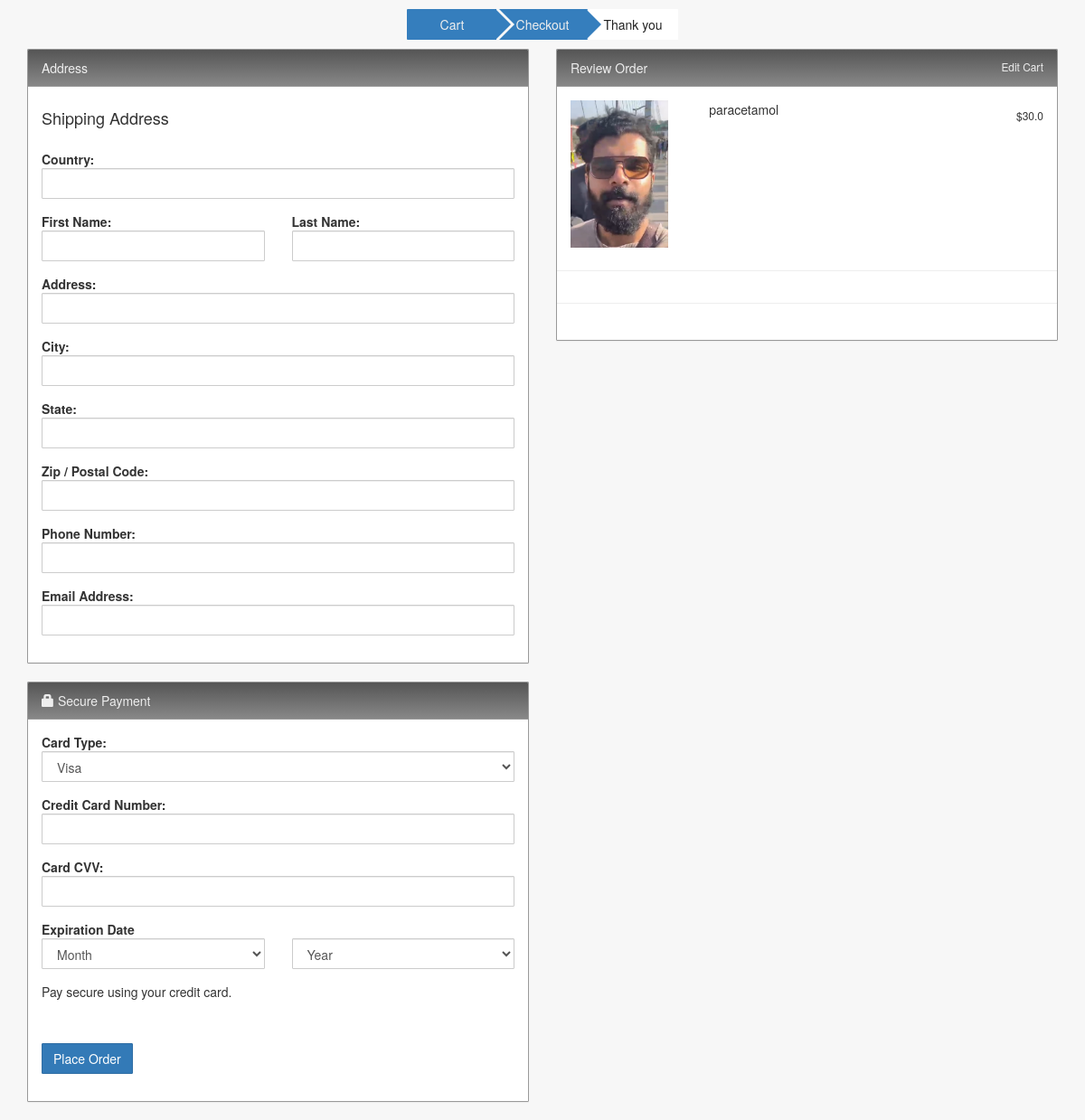
/checkout/5, run on the app's committed database.
### crm/models.py (models this page shows, shortened)
class Order(models.Model):
    customer = models.ForeignKey(Customer, null=True, on_delete= models.CASCADE)
    product = models.ForeignKey(Product, null=True, on_delete= models.CASCADE)
    date_created = models.DateTimeField(auto_now_add=True, null=True)
    status = models.CharField(max_length=200, null=True, choices=(
        ('CANCELED','CANCELED'),
        ('COMPLETED','COMPLETED'),
        ('REFUNDED','REFUNDED'),
        ('PENDING PAYMENT','PENDING PAYMENT'),
    ))

class Product(models.Model):
    name = models.CharField(max_length=200, null=True)
    cost = models.FloatField(null=True)
    vendor = models.CharField(max_length=200, null=True)
    discount = models.IntegerField(default=0)
    date_created = models.DateTimeField(auto_now_add=True, null=True)
    product_image= models.ImageField(upload_to="images")

### crm/views.py (the view)
# urls.py: path('checkout/<str:id>', views.checkout, name="checkout"),
def checkout(request,id):
    order=Order.objects.get(id=id)
    return render(request,'crm/checkout.html',{'order':order})

### crm/templates/crm/checkout.html (shortened to what this page needs)
{% load static %}
<link href="//netdna.bootstrapcdn.com/bootstrap/3.2.0/css/bootstrap.min.css" rel="stylesheet" id="bootstrap-css">
<div class="container wrapper">
            <div class="row cart-head">
                <div class="container">
                <div class="row">
                </div>
                <div class="row">
                    <div style="display: table; margin: auto;">
                        <span class="step step_complete"> <a href="#" class="check-bc">Cart</a> <span class="step_line step_complete"> </span> <span class="step_line backline"> </span> </span>
                        <span class="step step_complete"> <a href="#" class="check-bc">Checkout</a> <span class="step_line "> </span> <span class="step_line step_complete"> </span> </span>
                        <span class="step_thankyou check-bc step_complete">Thank you</span>
                    </div>
                </div>
                <div class="row">
                </div>
                </div>
            </div>
            <div class="row cart-body">
                <form class="form-horizontal" method="post" action="">
                <div class="col-lg-6 col-md-6 col-sm-6 col-xs-12 col-md-push-6 col-sm-push-6">
                    <div class="panel panel-info">
                        <div class="panel-heading">
                            Review Order <div class="pull-right"><small><a class="afix-1" href="#">Edit Cart</a></small></div>
                        </div>
                        <div class="panel-body">
                            <div class="form-group">
                                <div class="col-sm-3 col-xs-3">
                                    <img class="img-responsive" src="{{ order.product.product_image.url }}" />
                                </div>
                                <div class="col-sm-6 col-xs-6">
                                    <div class="col-xs-12">{{ order.product.name }}</div>
                                </div>
                                <div class="col-sm-3 col-xs-3 text-right">
                                    <h6><span>$</span>{{ order.product.cost }}</h6>
                                </div>
                            </div>
                            <div class="form-group"><hr /></div>
                            <div class="form-group"><hr /></div>
                        </div>
                    </div>
                </div>
                <div class="col-lg-6 col-md-6 col-sm-6 col-xs-12 col-md-pull-6 col-sm-pull-6">
                    <div class="panel panel-info">
                        <div class="panel-heading">Address</div>
                        <div class="panel-body">
                            <div class="form-group">
                                <div class="col-md-12">
                                    <h4>Shipping Address</h4>
                                </div>
                            </div>
                            <div class="form-group">
                                <div class="col-md-12"><strong>Country:</strong></div>
                                <div class="col-md-12">
                                    <input type="text" class="form-control" name="country" value="" />
                                </div>
                            </div>
                            <div class="form-group">
                                <div class="col-md-6 col-xs-12">
                                    <strong>First Name:</strong>
                                    <input type="text" name="first_name" class="form-control" value="" />
                                </div>
                                <div class="col-md-6 col-xs-12">
                                    <strong>Last Name:</strong>
                                    <input type="text" name="last_name" class="form-control" value="" />
                                </div>
                            </div>
                            <div class="form-group">
                                <div class="col-md-12"><strong>Address:</strong></div>
                                <div class="col-md-12">
                                    <input type="text" name="address" class="form-control" value="" />
                                </div>
                            </div>
                            <div class="form-group">
                                <div class="col-md-12"><strong>City:</strong></div>
                                <div class="col-md-12">
                                    <input type="text" name="city" class="form-control" value="" />
                                </div>
                            </div>
                            <div class="form-group">
                                <div class="col-md-12"><strong>State:</strong></div>
                                <div class="col-md-12">
                                    <input type="text" name="state" class="form-control" value="" />
                                </div>
                            </div>
                            <div class="form-group">
                                <div class="col-md-12"><strong>Zip / Postal Code:</strong></div>
                                <div class="col-md-12">
                                    <input type="text" name="zip_code" class="form-control" value="" />
                                </div>
                            </div>
                            <div class="form-group">
                                <div class="col-md-12"><strong>Phone Number:</strong></div>
                                <div class="col-md-12"><input type="text" name="phone_number" class="form-control" value="" /></div>
                            </div>
                            <div class="form-group">
                                <div class="col-md-12"><strong>Email Address:</strong></div>
                                <div class="col-md-12"><input type="text" name="email_address" class="form-control" value="" /></div>
                            </div>
                        </div>
                    </div>
                    <div class="panel panel-info">
                        <div class="panel-heading"><span><i class="glyphicon glyphicon-lock"></i></span> Secure Payment</div>
                        <div class="panel-body">
                            <div class="form-group">
                                <div class="col-md-12"><strong>Card Type:</strong></div>
                                <div class="col-md-12">
                                    <select id="CreditCardType" name="CreditCardType" class="form-control">
                                        <option value="5">Visa</option>
                                    </select>
                                </div>
                            </div>
                            <div class="form-group">
                                <div class="col-md-12"><strong>Credit Card Number:</strong></div>
                                <div class="col-md-12"><input type="text" class="form-control" name="car_number" value="" /></div>
                            </div>
                            <div class="form-group">
                                <div class="col-md-12"><strong>Card CVV:</strong></div>
                                <div class="col-md-12"><input type="text" class="form-control" name="car_code" value="" /></div>
                            </div>
                            <div class="form-group">
                                <div class="col-md-12">
                                    <strong>Expiration Date</strong>
                                </div>
                                <div class="col-lg-6 col-md-6 col-sm-6 col-xs-12">
                                    <select class="form-control" name="">
                                        <option value="">Month</option>
                                </select>
                                </div>
                                <div class="col-lg-6 col-md-6 col-sm-6 col-xs-12">
                                    <select class="form-control" name="">
                                        <option value="">Year</option>
                                </select>
                                </div>
                            </div>
                            <div class="form-group">
                                <div class="col-md-12">
                                    <span>Pay secure using your credit card.</span>
                                </div>
                                <div class="col-md-12">
                                    <ul class="cards">
                                        <li class="visa hand">Visa</li>
                                        <li class="mastercard hand">MasterCard</li>
                                        <li class="amex hand">Amex</li>
                                    </ul>
                                    <div class="clearfix"></div>
                                </div>
                            </div>
                            <div class="form-group">
                                <div class="col-md-6 col-sm-6 col-xs-12">
                                    <button type="submit" class="btn btn-primary btn-submit-fix">Place Order</button>
                                </div>
                            </div>
                        </div>
                    </div>
                </div>
                </form>
            </div>
    </div>
</body>
</html>

### crm/templates/crm/checkout.html (style rules this page uses)
html,body,.wrapper { background: #f7f7f7; }
.step { float: left; background: white; padding: 7px 13px; border-radius: 1px; text-align: center; width: 100px; position: relative }
.step_line { margin: 0; width: 0; height: 0; border-left: 16px solid #fff; border-top: 16px solid transparent; border-bottom: 16px solid transparent; z-index: 1008; position: absolute; left: 99px; top: 1px }
.step_line.backline { border-left: 20px solid #f7f7f7; border-top: 20px solid transparent; border-bottom: 20px solid transparent; z-index: 1006; position: absolute; left: 99px; top: -3px }
.step_complete { background: #357ebd }
.step_complete a.check-bc, .step_complete a.check-bc:hover,.afix-1,.afix-1:hover { color: #eee; }
.step_line.step_complete { background: 0; border-left: 16px solid #357ebd }
.step_thankyou { float: left; background: white; padding: 7px 13px; border-radius: 1px; text-align: center; width: 100px; }
.check-bc, .check-bc:hover { color: #222; }
ol, ul { list-style: none; }
.hand { cursor: pointer; cursor: pointer; }
.cards { padding-left:0; }
.cards li { -webkit-transition: all .2s; -moz-transition: all .2s; -ms-transition: all .2s; -o-transition: all .2s; transition: all .2s; background-image: url('//c2.staticflickr.com/4/3713/20116660060_f1e51a5248_m.jpg'); background-position: 0 0; float: left; height: 32px; margin-right: 8px; text-indent: -9999px; width: 51px; }
.cards .mastercard { background-position: -51px 0; }
.cards .amex { background-position: -102px 0; }
.cards li:last-child { margin-right: 0; }
.container { border: none; }
.btn { border-radius: 1px; }
.panel-info { border-color: #999; }
.panel-heading { border-top-left-radius: 1px; border-top-right-radius: 1px; }
.panel { border-radius: 1px; }
.panel-info > .panel-heading { color: #eee; border-color: #999; }
.panel-info > .panel-heading { background-image: linear-gradient(to bottom, #555 0px, #888 100%); }
hr { border-color: #999 -moz-use-text-color -moz-use-text-color; }
hr { margin-bottom: 10px; margin-top: 10px; }
.form-control { border-radius: 1px; }

### data on the page
Order: product.product_image (picture), product.name "paracetamol", product.cost "30.0"
